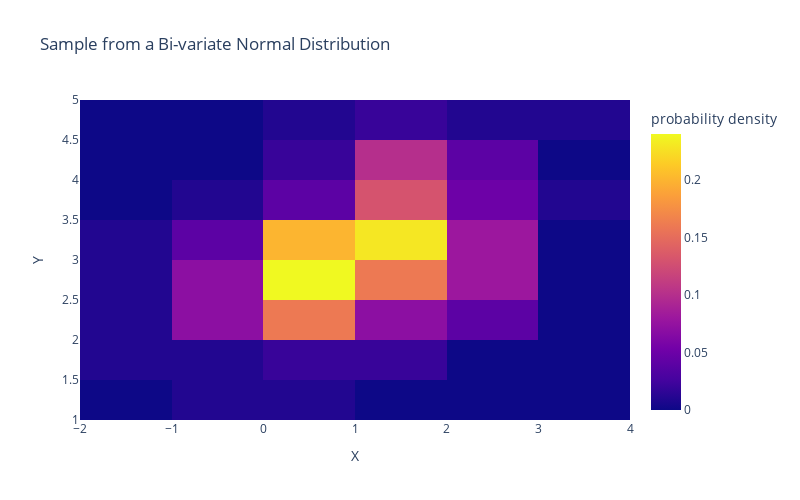

Notebook cell for this chart:
### Markdown cell above
4. Just as in the case of simple histograms, we can display 2-D histograms in density scale by setting the input `histnorm` as `'probability density'`

### Code cell
fig = px.density_heatmap(df, x="X", y="Y",
                         histnorm='probability density',
                         height = 500, width = 800,
                         title='Sample from a Bi-variate Normal Distribution')
fig.show()

### Figure 1 — Plotly figure (JSON) as saved in the notebook; plotly's stock layout.template omitted (floating-point values rounded to 4 significant figures; data arrays with more than 128 entries replaced by an {"elided": "..."} marker saying what was removed)
{"data": [{"coloraxis": "coloraxis", "histnorm": "probability density", "hovertemplate": "X=%{x}<br>Y=%{y}<br>probability density=%{z}<extra></extra>", "name": "", "type": "histogram2d", "x": {"elided": "200 float values"}, "xaxis": "x", "xbingroup": "x", "y": {"elided": "200 float values"}, "yaxis": "y", "ybingroup": "y"}], "layout": {"coloraxis": {"colorbar": {"title": {"text": "probability density"}}, "colorscale": [[0, "#0d0887"], [0.1111, "#46039f"], [0.2222, "#7201a8"], [0.3333, "#9c179e"], [0.4444, "#bd3786"], [0.5556, "#d8576b"], [0.6667, "#ed7953"], [0.7778, "#fb9f3a"], [0.8889, "#fdca26"], [1, "#f0f921"]]}, "height": 500, "legend": {"tracegroupgap": 0}, "title": {"text": "Sample from a Bi-variate Normal Distribution"}, "width": 800, "xaxis": {"anchor": "y", "domain": [0, 1], "title": {"text": "X"}}, "yaxis": {"anchor": "x", "domain": [0, 1], "title": {"text": "Y"}}}}
